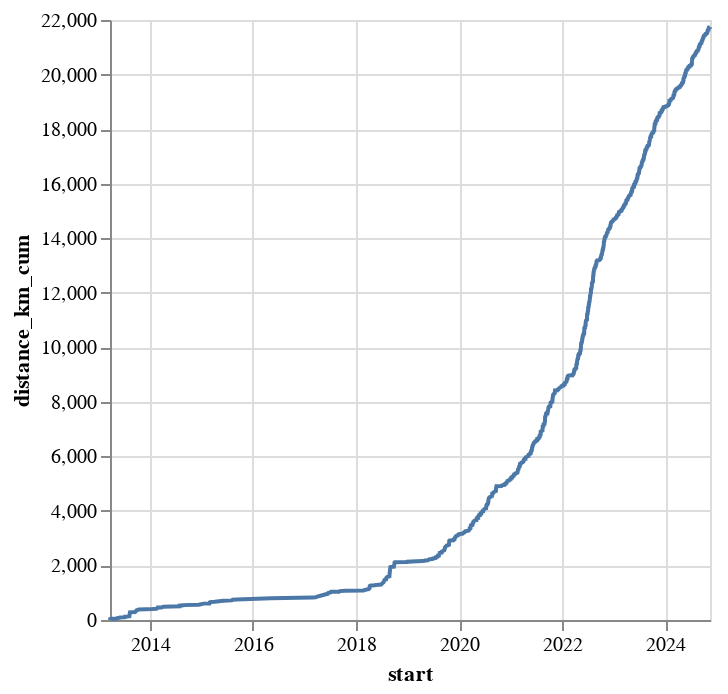

Notebook code cell kept with this figure:
### Markdown cell above
# Lifetime distance

### Code cell
lifetime_distance = pd.DataFrame(
    {"start": meta["start"], "distance_km_cum": meta["distance_km"].cumsum()}
)

(
    alt.Chart(lifetime_distance)
    .mark_line()
    .encode(alt.X("start"), alt.Y("distance_km_cum"))
)

### Figure 1 — Vega-Lite specification as saved in the notebook (floating-point values rounded to 4 significant figures; data arrays with more than 128 entries replaced by an {"elided": "..."} marker saying what was removed)
{"config": {"view": {"continuousWidth": 300, "continuousHeight": 300}}, "data": {"name": "data-aaa9bb9f1e607efe2ba9223355e59a0b"}, "mark": {"type": "line"}, "encoding": {"x": {"field": "start", "type": "temporal"}, "y": {"field": "distance_km_cum", "type": "quantitative"}}, "$schema": "https://vega.github.io/schema/vega-lite/v5.20.1.json", "datasets": {"data-aaa9bb9f1e607efe2ba9223355e59a0b": {"elided": "2834 records"}}}
